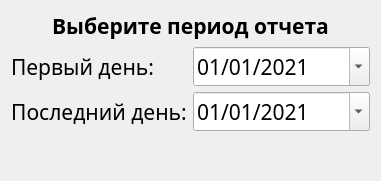
   <widget class="QWidget" name="formLayoutWidget">
    <property name="geometry">
     <rect>
      <x>20</x>
      <y>100</y>
      <width>381</width>
      <height>181</height>
     </rect>
    </property>
    <layout class="QFormLayout" name="formLayout">
     <item row="0" column="0" colspan="2">
      <widget class="QLabel" name="label_7">
       <property name="font">
        <font>
         <family>Garuda</family>
         <pointsize>16</pointsize>
         <weight>75</weight>
         <italic>false</italic>
         <bold>true</bold>
        </font>
       </property>
       <property name="text">
        <string>Выберите период отчета</string>
       </property>
       <property name="alignment">
        <set>Qt::AlignCenter</set>
       </property>
      </widget>
     </item>
     <item row="1" column="0">
      <widget class="QLabel" name="label_9">
       <property name="font">
        <font>
         <family>Garuda</family>
         <pointsize>16</pointsize>
         <italic>false</italic>
        </font>
       </property>
       <property name="text">
        <string>Первый день:</string>
       </property>
       <property name="alignment">
        <set>Qt::AlignCenter</set>
       </property>
      </widget>
     </item>
     <item row="2" column="0">
      <widget class="QLabel" name="label_10">
       <property name="font">
        <font>
         <family>Garuda</family>
         <pointsize>16</pointsize>
         <italic>false</italic>
        </font>
       </property>
       <property name="text">
        <string>Последний день:</string>
       </property>
       <property name="alignment">
        <set>Qt::AlignCenter</set>
       </property>
      </widget>
     </item>
     <item row="2" column="1">
      <widget class="QDateEdit" name="dateTo">
       <property name="font">
        <font>
         <family>Garuda</family>
         <pointsize>16</pointsize>
        </font>
       </property>
       <property name="currentSection">
        <enum>QDateTimeEdit::MonthSection</enum>
       </property>
       <property name="displayFormat">
        <string>MM/dd/yyyy</string>
       </property>
       <property name="calendarPopup">
        <bool>true</bool>
       </property>
       <property name="date">
        <date>
         <year>2021</year>
         <month>1</month>
         <day>1</day>
        </date>
       </property>
      </widget>
     </item>
     <item row="1" column="1">
      <widget class="QDateEdit" name="dateFrom">
       <property name="enabled">
        <bool>true</bool>
       </property>
       <property name="sizePolicy">
        <sizepolicy hsizetype="Minimum" vsizetype="Fixed">
         <horstretch>0</horstretch>
         <verstretch>0</verstretch>
        </sizepolicy>
       </property>
       <property name="font">
        <font>
         <family>Garuda</family>
         <pointsize>16</pointsize>
        </font>
       </property>
       <property name="displayFormat">
        <string>MM/dd/yyyy</string>
       </property>
       <property name="calendarPopup">
        <bool>true</bool>
       </property>
       <property name="date">
        <date>
         <year>2021</year>
         <month>1</month>
         <day>1</day>
        </date>
       </property>
      </widget>
     </item>
    </layout>
   </widget>
